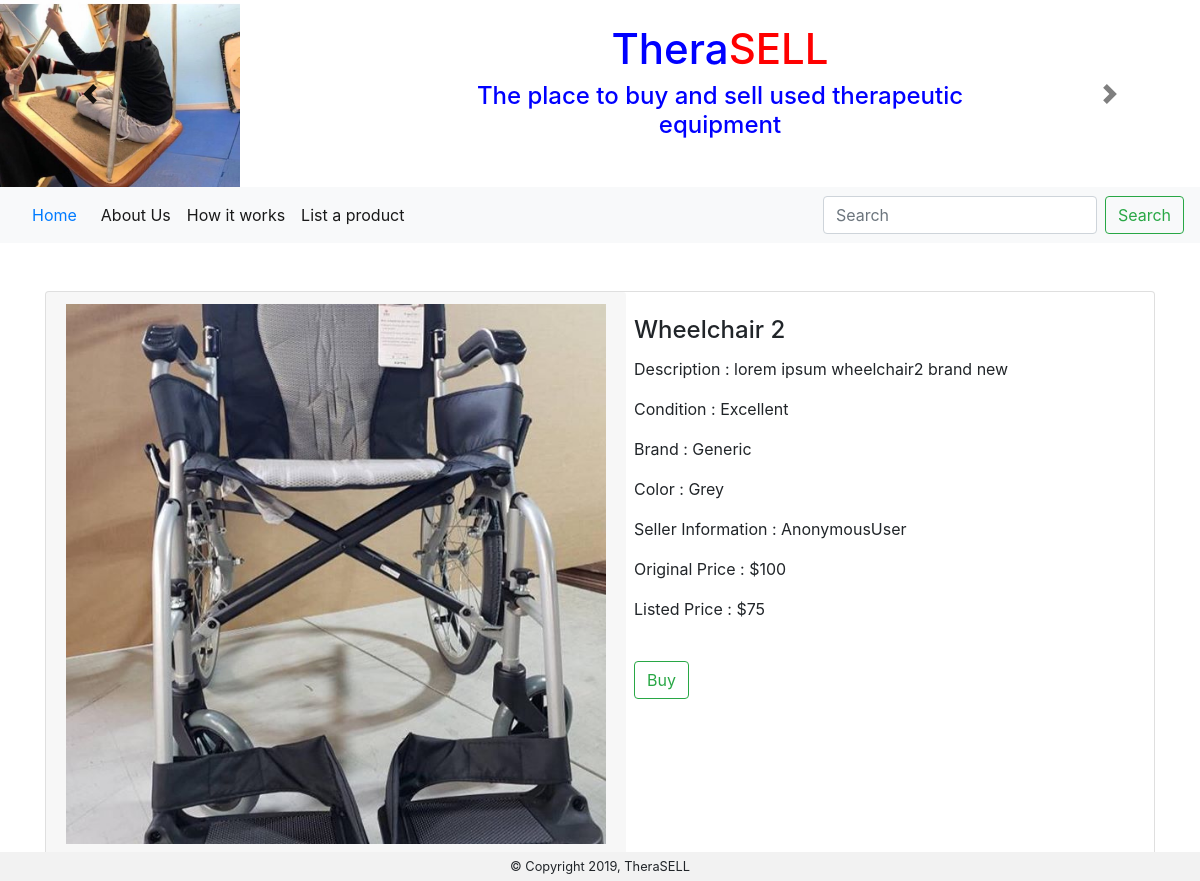
Page /product/3/ on the committed database.
### product/models.py (models this page shows, shortened)
class Product(models.Model):
    ID = models.AutoField(primary_key=True)
    Title = models.CharField(max_length=50)
    Description = models.TextField()
    Category = models.CharField(choices=CATEGORIES, max_length=100)
    Quantity = models.IntegerField(validators=[MinValueValidator(0)],default=1)
    Size = models.CharField(max_length=10,blank=True,null=True)
    Image = models.ImageField()
    Brand = models.CharField(max_length=50,blank=True,null=True)
    Color = models.CharField(max_length=20,blank=True,null=True)
    Condition = models.CharField(choices=CONDITION, max_length=25)
    Seller = models.TextField()
    Original_Price = models.CharField(max_length=10)
    Listing_Price = models.CharField(max_length=10)
    Posted_Date = models.DateTimeField()

### product/views.py (the view)
# urls.py: path('product/<int:pk>/', views.product_detail, name='product_detail'),
def product_detail(request, pk):
    product = get_object_or_404(Product, pk=pk)
    quant = product.Quantity
    arr = []
    for i in range(quant):
        arr.append(i+1)
    product.Quantity = arr
    return render(request, 'product/product_detail.html', {'product': product})

### product/templates/product/product_detail.html (shortened to what this page needs)
{% extends 'product/base.html' %}
{% block content %}
</div><br><br>
<div class="container">
    <div class="card flex-row flex-wrap">
        <div class="card-header border-0">
            <img src="/media/{{product.Image}}" alt="" style="max-width: 45vw;height: auto;">
        </div>
        <div class="card-block px-2">
            <br>
            <h4 class="card-title">{{ product.Title }}</h4>
            <p class="card-text">Description : {{ product.Description }}</p>
            <p class="card-text">Condition : {{ product.Condition }}</p>
            <p class="card-text">Brand : {{ product.Brand }}</p>
            <p class="card-text">Color : {{ product.Color }}</p>
            <p class="card-text">Seller Information : {{product.Seller}}</p>
            <p class="card-text">Original Price : ${{ product.Original_Price }}</p>
            <p class="card-text">Listed Price : ${{ product.Listing_Price }}</p>
            <br>
            <a class="btn btn-outline-success my-2 my-sm-0" type="submit" href = "{% url 'checkout' p=product.Listing_Price %}">Buy</a>
        </div>
    </div>
    <br>
</div>
{% endblock %}

### rows in the picture
Product: Image (picture), Title "Wheelchair 2", Description "lorem ipsum wheelchair2 brand new", Condition "Excellent", Brand "Generic", Color "Grey", Seller "AnonymousUser", Original_Price "100", Listing_Price "75"
